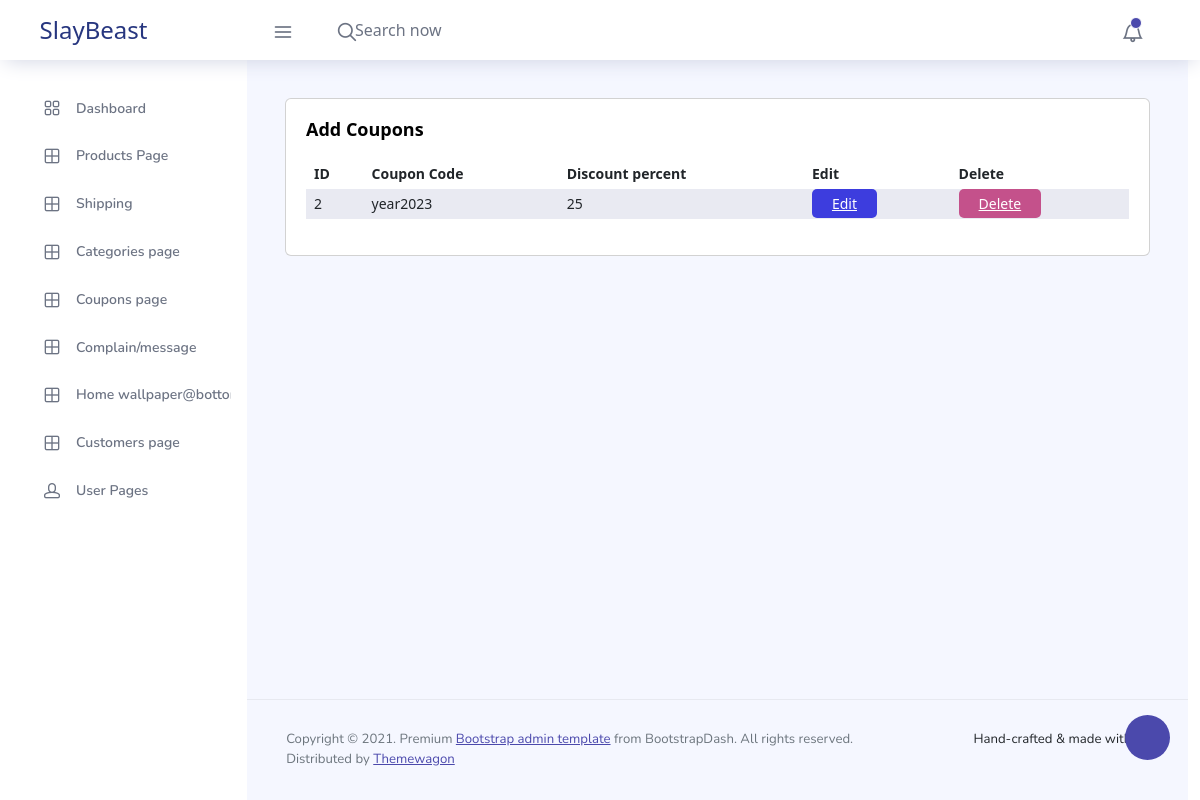
Page /admin/coupons.php on the committed database.
### tables this page shows
CREATE TABLE `coupons` (
  `id` int(11) NOT NULL,
  `coupon` varchar(191) NOT NULL,
  `discount` varchar(191) NOT NULL
);

### admin/coupons.php (the view, shortened to what this page needs)
<?php
include('layout/header.php');
include('../config/dbcon.php');
?>
<?php
            if(isset($_GET['page_no']) && $_GET['page_no'] != ""){
                $page_no = $_GET['page_no'];
            }else{
                $page_no =1;
            }
            $total_records_per_page = 10;
            $offset = ($page_no-1) * $total_records_per_page;
            $stmt2 =$pdo->prepare("SELECT * FROM coupons  LIMIT $offset, $total_records_per_page");
            $stmt2->execute();
            $categories = $stmt2->fetchAll(PDO::FETCH_ASSOC);
?>
    <div class="container-fluid page-body-wrapper">
      <div class="theme-setting-wrapper">
        <div id="settings-trigger"><i class="ti-settings"></i></div>
      </div>
      <?php include('layout/sidebar.php')  ?>
      <div class="main-panel">
        <div class="content-wrapper">
          <div class="row">
            <div class="col-md-12 grid-margin stretch-card">
              <div class="card">
                <div class="card-body">
                  <p class="card-title">Add Coupons</p>
                  <div class="row">
                    <div class="col-12">
                      <div class="table-responsive">
                        <table  class="table table-striped table-borderless" style="width:100%">
                          <thead>
                            <tr>
                              <th>ID</th>
                              <th>Coupon Code</th>
                              <th>Discount percent</th>
                              <th>Edit</th>
                              <th>Delete</th>
                            </tr>
                          </thead>
                          <tbody>
                          <?php foreach( $categories as $row): ?>
                            <tr>
                            <td><?= $row['id'];  ?></td>
                            <td><?= $row['coupon'];  ?></td>
                            <td><?= $row['discount'];  ?></td>
                            <td><a href="edit_coupon.php?id=<?php echo $row['id']; ?>"  class="edit " name="">Edit</button ></a>
                            <td><a href="delete_coupon.php?id=<?php echo $row['id']; ?>" class="delete">Delete</a></td>
                            </tr>
                            <?php endforeach;  ?>
                          </tbody>
                      </table>
                      </div>
                    </div>
                  </div>
                  </div>
                </div>
              </div>
            </div>
        </div>
        <?php  include('layout/footer.php'); ?>

### admin/css/style.css (style rules this page uses)
.edit { background: rgb(61, 61, 222); border-radius: 5px; color:white; border: none; padding: 5px 20px; }
.delete { background: rgba(185, 36, 108, 0.769); border-radius: 5px; color:white; border: none; padding: 5px 20px; }

### rows in the picture
coupons: id "2", coupon "year2023", discount "25"
